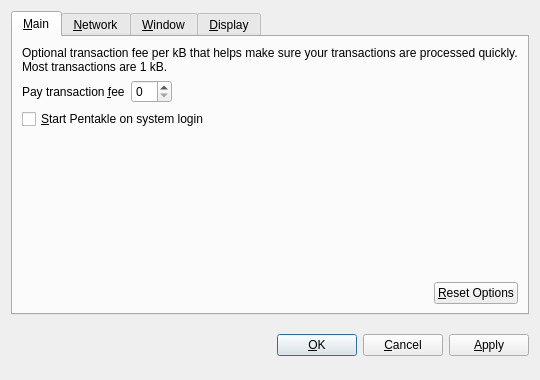
<?xml version="1.0" encoding="UTF-8"?>
<ui version="4.0">
 <class>OptionsDialog</class>
 <widget class="QDialog" name="OptionsDialog">
  <property name="geometry">
   <rect>
    <x>0</x>
    <y>0</y>
    <width>540</width>
    <height>380</height>
   </rect>
  </property>
  <property name="windowTitle">
   <string>Options</string>
  </property>
  <property name="modal">
   <bool>true</bool>
  </property>
  <layout class="QVBoxLayout" name="verticalLayout">
   <item>
    <widget class="QTabWidget" name="tabWidget">
     <property name="tabPosition">
      <enum>QTabWidget::North</enum>
     </property>
     <property name="currentIndex">
      <number>0</number>
     </property>
     <widget class="QWidget" name="tabMain">
      <attribute name="title">
       <string>&amp;Main</string>
      </attribute>
      <layout class="QVBoxLayout" name="verticalLayout_Main">
       <item>
        <widget class="QLabel" name="transactionFeeInfoLabel">
         <property name="text">
          <string>Optional transaction fee per kB that helps make sure your transactions are processed quickly. Most transactions are 1 kB.</string>
         </property>
         <property name="textFormat">
          <enum>Qt::PlainText</enum>
         </property>
         <property name="wordWrap">
          <bool>true</bool>
         </property>
        </widget>
       </item>
       <item>
        <layout class="QHBoxLayout" name="horizontalLayout_1_Main">
         <item>
          <widget class="QLabel" name="transactionFeeLabel">
           <property name="text">
            <string>Pay transaction &amp;fee</string>
           </property>
           <property name="textFormat">
            <enum>Qt::PlainText</enum>
           </property>
           <property name="buddy">
            <cstring>transactionFee</cstring>
           </property>
          </widget>
         </item>
         <item>
          <widget class="BitcoinAmountField" name="transactionFee"/>
         </item>
         <item>
          <spacer name="horizontalSpacer_1_Main">
           <property name="orientation">
            <enum>Qt::Horizontal</enum>
           </property>
           <property name="sizeHint" stdset="0">
            <size>
             <width>40</width>
             <height>20</height>
            </size>
           </property>
          </spacer>
         </item>
        </layout>
       </item>
       <item>
        <widget class="QCheckBox" name="bitcoinAtStartup">
         <property name="toolTip">
          <string>Automatically start Pentakle after logging in to the system.</string>
         </property>
         <property name="text">
          <string>&amp;Start Pentakle on system login</string>
         </property>
        </widget>
       </item>
       <item>
        <spacer name="verticalSpacer_Main">
         <property name="orientation">
          <enum>Qt::Vertical</enum>
         </property>
         <property name="sizeHint" stdset="0">
          <size>
           <width>20</width>
           <height>40</height>
          </size>
         </property>
        </spacer>
       </item>
       <item>
        <layout class="QHBoxLayout" name="horizontalLayout_2_Main">
         <item>
          <spacer name="horizontalSpacer_2_Main">
           <property name="orientation">
            <enum>Qt::Horizontal</enum>
           </property>
           <property name="sizeHint" stdset="0">
            <size>
             <width>40</width>
             <height>20</height>
            </size>
           </property>
          </spacer>
         </item>
         <item>
          <widget class="QPushButton" name="resetButton">
           <property name="toolTip">
            <string>Reset all client options to default.</string>
           </property>
           <property name="text">
            <string>&amp;Reset Options</string>
           </property>
           <property name="autoDefault">
            <bool>false</bool>
           </property>
          </widget>
         </item>
        </layout>
       </item>
      </layout>
     </widget>
     <widget class="QWidget" name="tabNetwork">
      <attribute name="title">
       <string>&amp;Network</string>
      </attribute>
      <layout class="QVBoxLayout" name="verticalLayout_Network">
       <item>
        <widget class="QCheckBox" name="mapPortUpnp">
         <property name="toolTip">
          <string>Automatically open the Pentakle client port on the router. This only works when your router supports UPnP and it is enabled.</string>
         </property>
         <property name="text">
          <string>Map port using &amp;UPnP</string>
         </property>
        </widget>
       </item>
       <item>
        <widget class="QCheckBox" name="connectSocks">
         <property name="toolTip">
          <string>Connect to the Pentakle network through a SOCKS proxy (e.g. when connecting through Tor).</string>
         </property>
         <property name="text">
          <string>&amp;Connect through SOCKS proxy:</string>
         </property>
        </widget>
       </item>
       <item>
        <layout class="QHBoxLayout" name="horizontalLayout_Network">
         <item>
          <widget class="QLabel" name="proxyIpLabel">
           <property name="text">
            <string>Proxy &amp;IP:</string>
           </property>
           <property name="textFormat">
            <enum>Qt::PlainText</enum>
           </property>
           <property name="buddy">
            <cstring>proxyIp</cstring>
           </property>
          </widget>
         </item>
         <item>
          <widget class="QValidatedLineEdit" name="proxyIp">
           <property name="maximumSize">
            <size>
             <width>140</width>
             <height>16777215</height>
            </size>
           </property>
           <property name="toolTip">
            <string>IP address of the proxy (e.g. 127.0.0.1)</string>
           </property>
          </widget>
         </item>
         <item>
          <widget class="QLabel" name="proxyPortLabel">
           <property name="text">
            <string>&amp;Port:</string>
           </property>
           <property name="textFormat">
            <enum>Qt::PlainText</enum>
           </property>
           <property name="buddy">
            <cstring>proxyPort</cstring>
           </property>
          </widget>
         </item>
         <item>
          <widget class="QLineEdit" name="proxyPort">
           <property name="maximumSize">
            <size>
             <width>55</width>
             <height>16777215</height>
            </size>
           </property>
           <property name="toolTip">
            <string>Port of the proxy (e.g. 9050)</string>
           </property>
          </widget>
         </item>
         <item>
          <widget class="QLabel" name="socksVersionLabel">
           <property name="text">
            <string>SOCKS &amp;Version:</string>
           </property>
           <property name="textFormat">
            <enum>Qt::PlainText</enum>
           </property>
           <property name="buddy">
            <cstring>socksVersion</cstring>
           </property>
          </widget>
         </item>
         <item>
          <widget class="QValueComboBox" name="socksVersion">
           <property name="toolTip">
            <string>SOCKS version of the proxy (e.g. 5)</string>
           </property>
          </widget>
         </item>
         <item>
          <spacer name="horizontalSpacer_Network">
           <property name="orientation">
            <enum>Qt::Horizontal</enum>
           </property>
           <property name="sizeHint" stdset="0">
            <size>
             <width>40</width>
             <height>20</height>
            </size>
           </property>
          </spacer>
         </item>
        </layout>
       </item>
       <item>
        <spacer name="verticalSpacer_Network">
         <property name="orientation">
          <enum>Qt::Vertical</enum>
         </property>
         <property name="sizeHint" stdset="0">
          <size>
           <width>20</width>
           <height>40</height>
          </size>
         </property>
        </spacer>
       </item>
      </layout>
     </widget>
     <widget class="QWidget" name="tabWindow">
      <attribute name="title">
       <string>&amp;Window</string>
      </attribute>
      <layout class="QVBoxLayout" name="verticalLayout_Window">
       <item>
        <widget class="QCheckBox" name="minimizeToTray">
         <property name="toolTip">
          <string>Show only a tray icon after minimizing the window.</string>
         </property>
         <property name="text">
          <string>&amp;Minimize to the tray instead of the taskbar</string>
         </property>
        </widget>
       </item>
       <item>
        <widget class="QCheckBox" name="minimizeOnClose">
         <property name="toolTip">
          <string>Minimize instead of exit the application when the window is closed. When this option is enabled, the application will be closed only after selecting Quit in the menu.</string>
         </property>
         <property name="text">
          <string>M&amp;inimize on close</string>
         </property>
        </widget>
       </item>
       <item>
        <spacer name="verticalSpacer_Window">
         <property name="orientation">
          <enum>Qt::Vertical</enum>
         </property>
         <property name="sizeHint" stdset="0">
          <size>
           <width>20</width>
           <height>40</height>
          </size>
         </property>
        </spacer>
       </item>
      </layout>
     </widget>
     <widget class="QWidget" name="tabDisplay">
      <attribute name="title">
       <string>&amp;Display</string>
      </attribute>
      <layout class="QVBoxLayout" name="verticalLayout_Display">
       <item>
        <layout class="QHBoxLayout" name="horizontalLayout_1_Display">
         <item>
          <widget class="QLabel" name="langLabel">
           <property name="text">
            <string>User Interface &amp;language:</string>
           </property>
           <property name="textFormat">
            <enum>Qt::PlainText</enum>
           </property>
           <property name="buddy">
            <cstring>lang</cstring>
           </property>
          </widget>
         </item>
         <item>
          <widget class="QValueComboBox" name="lang">
           <property name="toolTip">
            <string>The user interface language can be set here. This setting will take effect after restarting Pentakle.</string>
           </property>
          </widget>
         </item>
        </layout>
       </item>
       <item>
        <layout class="QHBoxLayout" name="horizontalLayout_2_Display">
         <item>
          <widget class="QLabel" name="unitLabel">
           <property name="text">
            <string>&amp;Unit to show amounts in:</string>
           </property>
           <property name="textFormat">
            <enum>Qt::PlainText</enum>
           </property>
           <property name="buddy">
            <cstring>unit</cstring>
           </property>
          </widget>
         </item>
         <item>
          <widget class="QValueComboBox" name="unit">
           <property name="toolTip">
            <string>Choose the default subdivision unit to show in the interface and when sending coins.</string>
           </property>
          </widget>
         </item>
        </layout>
       </item>
       <item>
        <widget class="QCheckBox" name="displayAddresses">
         <property name="toolTip">
          <string>Whether to show Pentakle addresses in the transaction list or not.</string>
         </property>
         <property name="text">
          <string>&amp;Display addresses in transaction list</string>
         </property>
        </widget>
       </item>
       <item>
        <widget class="QCheckBox" name="coinControlFeatures">
         <property name="toolTip">
          <string>Whether to show coin control features or not.</string>
         </property>
         <property name="text">
          <string>Display coin &amp;control features (experts only!)</string>
         </property>
        </widget>
       </item>
       <item>
        <spacer name="verticalSpacer_Display">
         <property name="orientation">
          <enum>Qt::Vertical</enum>
         </property>
         <property name="sizeHint" stdset="0">
          <size>
           <width>20</width>
           <height>40</height>
          </size>
         </property>
        </spacer>
       </item>
      </layout>
     </widget>
    </widget>
   </item>
   <item>
    <layout class="QHBoxLayout" name="horizontalLayout_Buttons">
     <item>
      <spacer name="horizontalSpacer_1">
       <property name="orientation">
        <enum>Qt::Horizontal</enum>
       </property>
       <property name="sizeHint" stdset="0">
        <size>
         <width>40</width>
         <height>48</height>
        </size>
       </property>
      </spacer>
     </item>
     <item>
      <widget class="QLabel" name="statusLabel">
       <property name="font">
        <font>
         <weight>75</weight>
         <bold>true</bold>
        </font>
       </property>
       <property name="text">
        <string/>
       </property>
       <property name="textFormat">
        <enum>Qt::PlainText</enum>
       </property>
       <property name="wordWrap">
        <bool>true</bool>
       </property>
      </widget>
     </item>
     <item>
      <spacer name="horizontalSpacer_2">
       <property name="orientation">
        <enum>Qt::Horizontal</enum>
       </property>
       <property name="sizeHint" stdset="0">
        <size>
         <width>40</width>
         <height>48</height>
        </size>
       </property>
      </spacer>
     </item>
     <item>
      <widget class="QPushButton" name="okButton">
       <property name="text">
        <string>&amp;OK</string>
       </property>
      </widget>
     </item>
     <item>
      <widget class="QPushButton" name="cancelButton">
       <property name="text">
        <string>&amp;Cancel</string>
       </property>
       <property name="autoDefault">
        <bool>false</bool>
       </property>
      </widget>
     </item>
     <item>
      <widget class="QPushButton" name="applyButton">
       <property name="text">
        <string>&amp;Apply</string>
       </property>
       <property name="autoDefault">
        <bool>false</bool>
       </property>
      </widget>
     </item>
    </layout>
   </item>
  </layout>
 </widget>
 <customwidgets>
  <customwidget>
   <class>BitcoinAmountField</class>
   <extends>QSpinBox</extends>
   <header>bitcoinamountfield.h</header>
  </customwidget>
  <customwidget>
   <class>QValueComboBox</class>
   <extends>QComboBox</extends>
   <header>qvaluecombobox.h</header>
  </customwidget>
  <customwidget>
   <class>QValidatedLineEdit</class>
   <extends>QLineEdit</extends>
   <header>qvalidatedlineedit.h</header>
  </customwidget>
 </customwidgets>
 <resources/>
 <connections/>
</ui>
